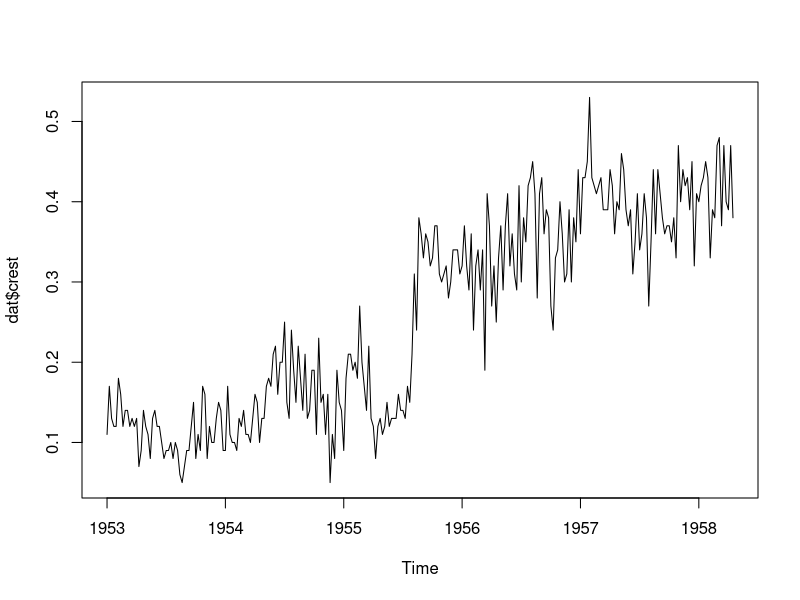
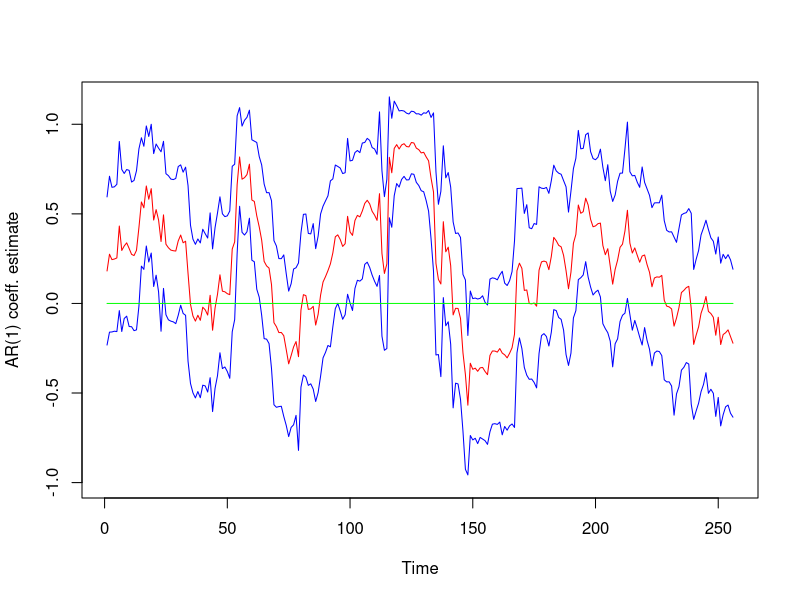

Reproduce these figures in R, in order.


library(forecast)

# Data
dat <- read.csv("data/Crest.csv", header = T, sep = ";") 

# wrangling
dat$date <- as.Date(dat$date, format = "%d-%m-%Y")

# Intervetion: Set the interv. date
int_date <- as.Date("1955-08-04")

# ts obj
dat$crest <- ts(dat$Crest_share, frequency = 52, start = c(1953, 1))

# Ploting the data
plot(dat$crest)

# AR(1)
crest_est <- Arima(dat$crest, order = c(1,0,0))

summary(crest_est) 

# From the plot - there is a larger change in the series round 1955-1956

# Estimate model first half than second.
crest_early <- Arima(dat$crest[1:138], order = c(1,0,0))
crest_late  <- Arima(dat$crest[139:278], order = c(1,0,0))

summary(crest_early)
summary(crest_late)

##

# Rolling window estimation -----------------------------------------------

# Matrix for storing data
est_store <- matrix(ncol = 6, nrow = nrow(dat)-20)

number_models <- nrow(dat)-20

for(i in 1:number_models){
  
  est <- Arima(dat$crest[i:(i+20)], order = c(1,0,0)) # Running the model over i`th windows
  
  # Saving
  est_store[i,] <- c(est$coef[1], confint(est)[1,], est$coef[2], confint(est)[1,] )
}

est_store

plot.ts( est_store[,2], col= "blue", ylim = c(-1,1.15), ylab = "AR(1) coeff. estimate")
lines(est_store[,3], col = "blue")
lines(est_store[,1], col = "red")
lines(rep(0, times = length(est_store[,1])), col = "green")

# Clearly something drastic is happening ... but we of couse knew that. Notice that the estimate even change sign. 






